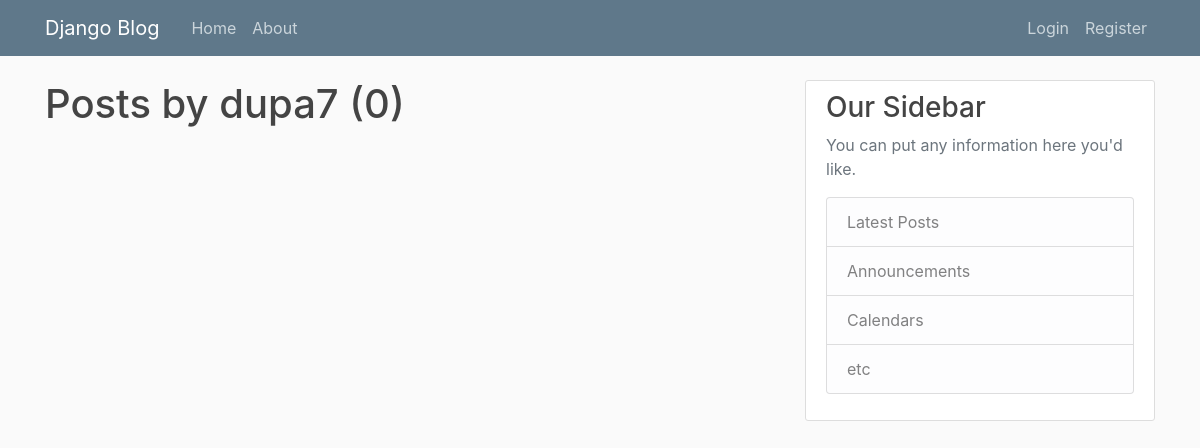
Page /user/dupa7 on the earlier database version.
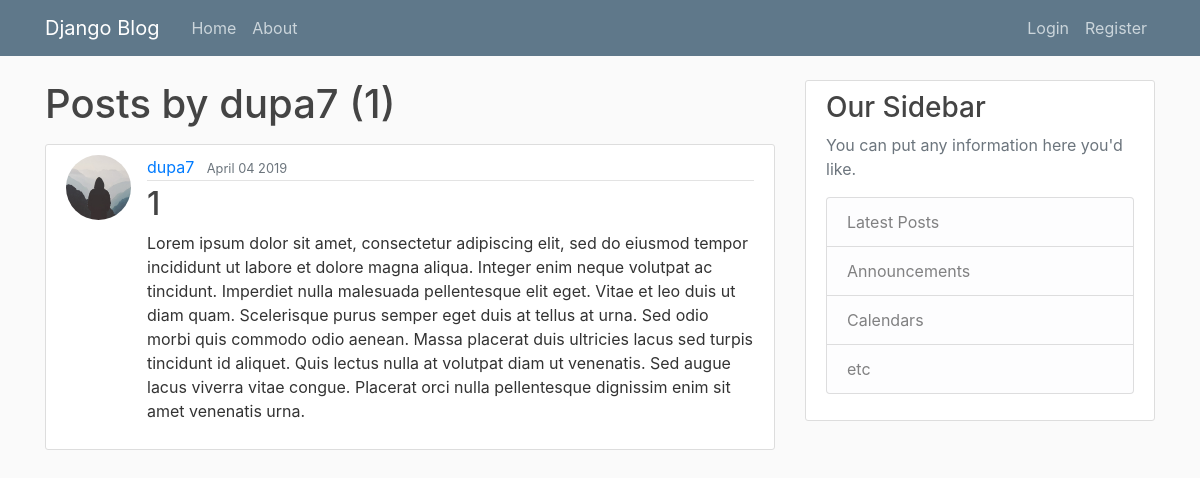
Same page on the later database version.
### blog/models.py (models this page shows, shortened)
class Post(models.Model):
    title = models.CharField(max_length=100)
    content = models.TextField()
    date_posted = models.DateTimeField(default=timezone.now)
    author = models.ForeignKey(User, on_delete=models.CASCADE)

### users/models.py (models this page shows, shortened)
class Profile(models.Model):
    user = models.OneToOneField(User, on_delete=models.CASCADE)
    image = models.ImageField(default='default.jpg', upload_to='profile_pics')

### blog/views.py (the view)
# urls.py: path('user/<username>', UserPostListView.as_view(), name='user-posts'),
class UserPostListView(ListView):
    model = Post
    template_name = 'blog/user_posts.html'
    context_object_name = 'posts'
    paginate_by = 3
    def get_queryset(self):
        user = get_object_or_404(User, username=self.kwargs.get('username'))
        return Post.objects.filter(author=user).order_by('-date_posted')

### blog/templates/blog/user_posts.html (shortened to what this page needs)
{% extends 'blog/base.html' %} {% block content %}
<h1 class="mb-3">Posts by {{ view.kwargs.username }} ({{ page_obj.paginator.count }})</h1>
{% for post in posts %}
    <article class="media content-section">
        <img class="rounded-circle article-img" src="{{ post.author.profile.image.url }}">
        <div class="media-body">
            <div class="article-metadata">
                <a class="mr-2" href="{% url 'user-posts' post.author.username %}">{{ post.author }}</a>
                <small class="text-muted">{{ post.date_posted|date:'F d Y' }}</small>
            </div>
            <h2>
                <a class="article-title" href="{% url 'post-detail' post.id %}">{{ post.title }}</a>
            </h2>
            <p class="article-content">{{ post.content }}</p>
        </div>
    </article>
{% endfor %}
{% endblock content %}

Differences in the rows shown:
added Post: author.profile.image (placeholder picture), author "dupa7", date_posted "April 04 2019", title "1", content "Lorem ipsum dolor sit amet, consectetur adipiscing elit, sed do eiusmod tempor incididunt ut labore et dolore magna aliqua. Integer enim neque volutpat ac tincidunt. Imperdiet nulla malesuada pellentesque elit eget. Vitae et leo duis ut diam quam. Scelerisque purus semper eget duis at tellus at urna. Sed odio morbi quis commodo odio aenean. Massa placerat duis ultricies lacus sed turpis tincidunt id aliquet. Quis lectus nulla at volutpat diam ut venenatis. Sed augue lacus viverra vitae congue. Placerat orci nulla pellentesque dignissim enim sit amet venenatis urna."
Other differences:
{{ page_obj.paginator.count }}: "0" → "1"
